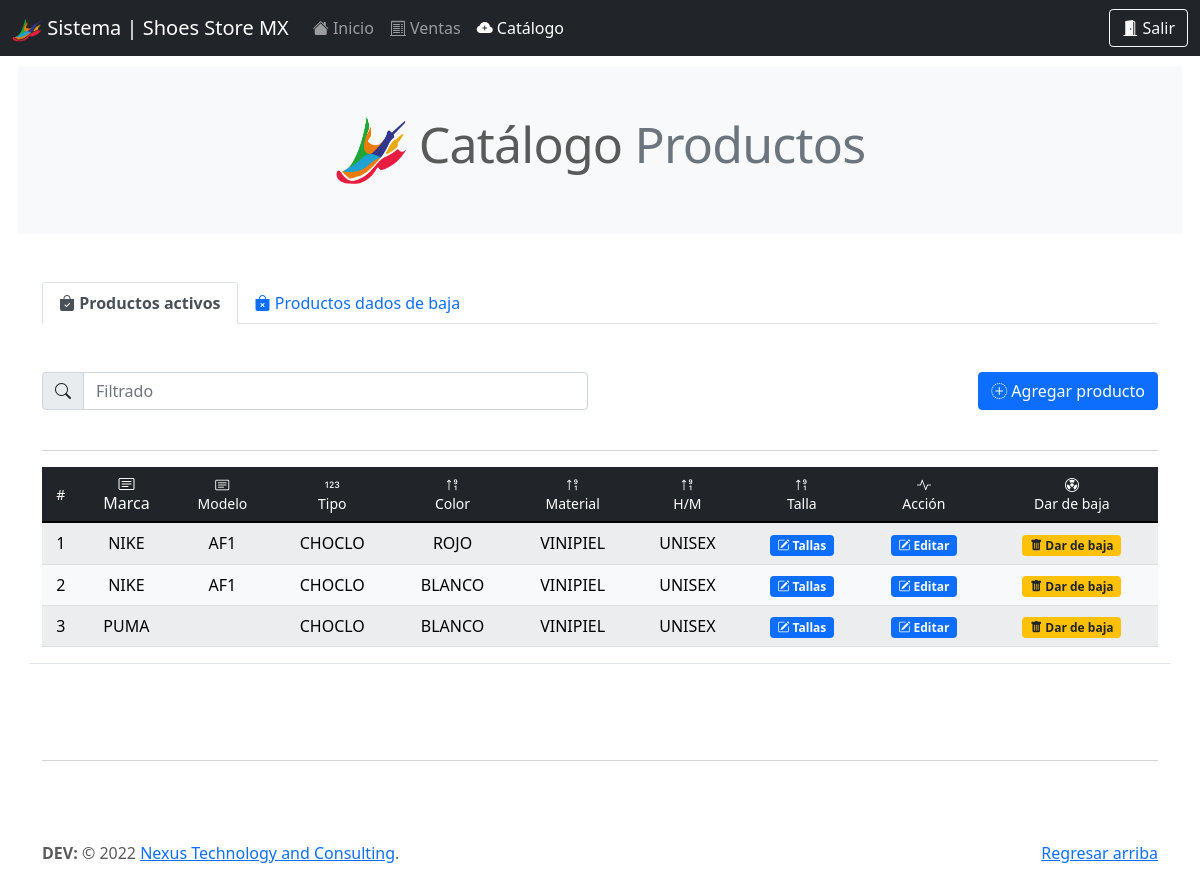
Page /be_/catalogo.php (signed in) on the earlier database version.
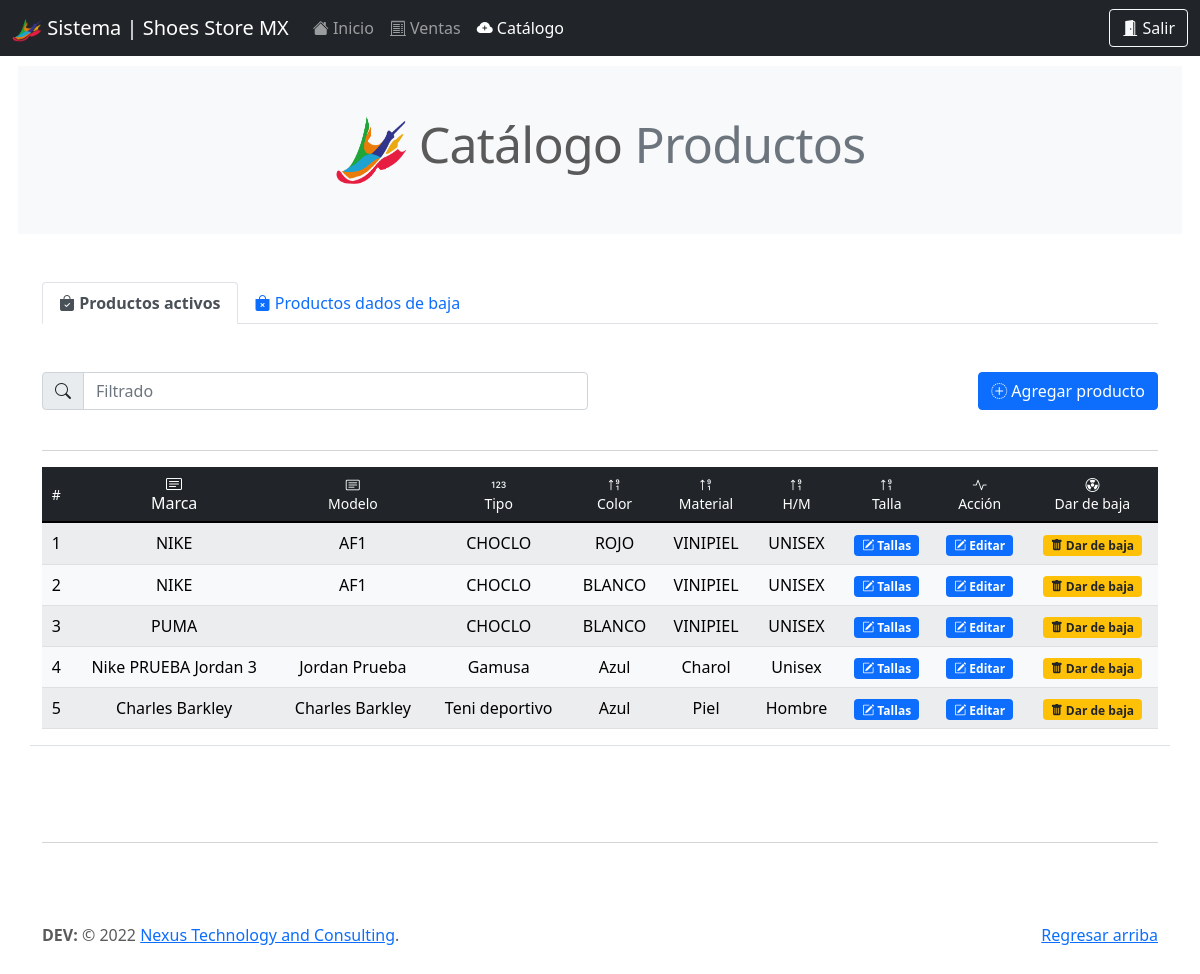
Same page on the later database version.
### tables this page shows
CREATE TABLE `tenis` (
  `id` int(11) NOT NULL,
  `clasificacion` varchar(20) NOT NULL,
  `tamanio` varchar(20) NOT NULL,
  `marca` varchar(300) NOT NULL,
  `modelo` varchar(200) DEFAULT NULL,
  `tipo` varchar(50) NOT NULL,
  `color` varchar(50) NOT NULL,
  `color2` varchar(20) DEFAULT NULL,
  `color3` varchar(20) DEFAULT NULL,
  `color4` varchar(20) DEFAULT NULL,
  `color5` varchar(20) DEFAULT NULL,
  `formas` varchar(50) DEFAULT NULL,
  `material` varchar(50) NOT NULL,
  `hombre_mujer` varchar(20) NOT NULL,
  `talla` int(11) DEFAULT NULL,
  `img` varchar(300) NOT NULL,
  `precio_general` int(11) DEFAULT NULL,
  `precio_prov` int(11) DEFAULT NULL,
  `estatus` int(11) NOT NULL
);

### query/query_catalogo_backend.php (called while the page is built)
<?php
include('qconn/qc.php');
    $sqlCatalogo = "SELECT * FROM tenis WHERE estatus = 1";
    $sqlResultCatalgo = $conn->query($sqlCatalogo);
?>

### be_/catalogo.php (the view, shortened to what this page needs)
<!doctype html>
<html lang="en">
  <head>
    <link rel="stylesheet" href="https://cdn.jsdelivr.net/npm/bootstrap-icons@1.7.2/font/bootstrap-icons.css">
    <link href="../assets/dist/css/bootstrap.min.css" rel="stylesheet">
    <link href="../carousel.css" rel="stylesheet">
  </head>
  <body>
<header>
<nav class="navbar navbar-expand-md navbar-dark fixed-top bg-dark">
    <div class="container-fluid">
    <a class="navbar-brand" href="#"><img src="../assets/brand/img/logo_store_shoes_sin_fondo.png" alt="" width="30" height="24"> Sistema | Shoes Store MX</a>
      <div class="collapse navbar-collapse" id="navbarCollapse">
        <ul class="navbar-nav me-auto mb-2 mb-md-0">
          <li class="nav-item">
           <a class="nav-link" aria-current="page" href="dashboard.php"><i class="bi bi-house-fill"></i> Inicio</a>
          </li>
          <li class="nav-item">
            <a class="nav-link" href="venta_gral.php"><i class="bi bi-receipt-cutoff"></i> Ventas</a>
          </li>
          <li class="nav-item">
            <a class="nav-link active" href="catalogo.php"><i class="bi bi-cloud-plus-fill"></i> Catálogo</a>
          </li>
        </ul>
        <form class="d-flex">
          <a href="prcd/sort.php" class="btn btn-outline-light" type="submit"><i class="bi bi-door-open-fill"></i> Salir</a>
        </form>
      </div>
    </div>
  </nav>
</header>
<main>
<h2 class="mb-5 bg-light p-5 text-center featurette-heading" style="margin:18px;"><img src="../assets/brand/img/logo_store_shoes_sin_fondo.png" alt="" width="72" height="72"> Catálogo <span class="text-muted">Productos</span></h2>
  <div class="container">
    <ul class="nav nav-tabs">
      <li class="nav-item">
        <a class="nav-link active" aria-current="page" href="#"><i class="bi bi-bag-check-fill"></i> <strong>Productos activos</strong></a>
      </li>
      <li class="nav-item">
        <a class="nav-link" href="catalogo_baja.php"><i class="bi bi-bag-x-fill"></i> Productos dados de baja</a>
      </li>
    </ul>
  </div>
<?php include('../query/query_catalogo_backend.php'); ?>
  <div class="container marketing mt-5 border-bottom">
  <div class="row">
    <div class="col">
        <div class="input-group mb-4 w-100">
            <span class="input-group-text" id="basic-addon1"><i class="bi bi-search"></i></span>
            <input type="text" class="form-control" placeholder="Filtrado" aria-label="Filtrado" aria-describedby="basic-addon1" id="myInput">
        </div>
    </div>
    <div class="col">
        <div class="input-group mb-4 justify-content-end">
            <button class="btn btn-primary" data-bs-toggle="modal" data-bs-target="#agregarProducto"><i class="bi bi-plus-circle-dotted"></i> Agregar producto</button>
        </div>
    </div>
  </div>
  <hr>
    <div class="table-responsive">
    <table class="table  table-light table-striped mb-3 table-hover align-middle">
      <thead class="text-center table-dark align-middle">
        <tr>
        <th scope="col" class="h6"><small>#</small></th>
          <th scope="col" class="h6"><small<i class="bi bi-card-text"></i><br>Marca</small></th>
          <th scope="col" class="h6"><small><i class="bi bi-card-text"></i><br>Modelo</small></th>
          <th scope="col" class="h6"><small><i class="bi bi-123"></i><br>Tipo</small></th>
          <th scope="col" class="h6"><small><i class="bi bi-sort-numeric-up-alt"></i><br>Color</small></th>
          <th scope="col" class="h6"><small><i class="bi bi-sort-numeric-up-alt"></i><br>Material</small></th>
          <th scope="col" class="h6"><small><i class="bi bi-sort-numeric-up-alt"></i><br>H/M</small></th>
          <th scope="col" class="h6"><small><i class="bi bi-sort-numeric-up-alt"></i><br>Talla</small></th>
          <th scope="col" class="h6"><small><i class="bi bi-activity"></i><br>Acción</small></th>
          <th scope="col" class="h6"><small><i class="bi bi-radioactive"></i><br>Dar de baja</small></th>
        </tr>
      </thead>
      <tbody id="myTable">
        <?php
        $x = 0;
          while($row_sql = $sqlResultCatalgo->fetch_assoc()){
            $x++;
            echo'<tr>';
            echo'<td class="text-center">'.$x.'</td>';
            echo'<td class="text-center">'.$row_sql['marca'].'</td>';
            echo'<td class="text-center">'.$row_sql['modelo'].'</td>';
            echo'<td class="text-center">'.$row_sql['tipo'].'</td>';
            echo'<td class="text-center">'.$row_sql['color'].'</td>';
            echo'<td class="text-center">'.$row_sql['material'].'</td>';
            echo'<td class="text-center">'.$row_sql['hombre_mujer'].'</td>';
            echo'<td class="text-center"><a href="tallas.php?talla='.$row_sql['id'].'"><span class="badge bg-primary"><i class="bi bi-pencil-square"></i> Tallas</span></a></td>';
            echo'<td class="text-center"><a href="#" data-bs-toggle="modal" data-bs-target="#exampleModal'.$row_sql['id'].'"><span class="badge bg-primary"><i class="bi bi-pencil-square"></i> Editar</span></a></td>';
            echo'<td class="text-center"><a href="#" data-bs-toggle="modal" data-bs-target="#deleteArticulo'.$row_sql['id'].'"><span class="badge bg-warning text-dark"><i class="bi bi-trash-fill"></i> Dar de baja</span></a></td>';
            echo'</tr>';
                      ?>
                      <?php
          }
        ?>
      </tbody>
    </table>
    </div>
  </div>
  <footer class="footer mt-auto py-3">
    <div class="container">
      <hr class="featurette-divider">
      <p class="float-end"><a href="#">Regresar arriba</a></p>
    <p><strong>DEV:</strong> © 2022 <a href="https://direccioneszac.net/red_deploy/" target="_blank">Nexus Technology and Consulting</a>.</p>
    </div>
  </footer>
</main>
  </body>
</html>

### carousel.css (style rules this page uses)
body { padding-top: 3rem; padding-bottom: 3rem; color: #5a5a5a; }
.featurette-divider { margin: 5rem 0; }
.featurette-heading { font-weight: 300; line-height: 1; letter-spacing: -.05rem; }
@media (min-width: 40em) { .featurette-heading { font-size: 50px; } }
@media (min-width: 62em) { .featurette-heading { margin-top: 7rem; } }

Differences in the rows shown:
added tenis: marca "Nike PRUEBA Jordan 3", modelo "Jordan Prueba", tipo "Gamusa", color "Azul", material "Charol", hombre_mujer "Unisex"
added tenis: marca "Charles Barkley", modelo "Charles Barkley", tipo "Teni deportivo", color "Azul", material "Piel", hombre_mujer "Hombre"
